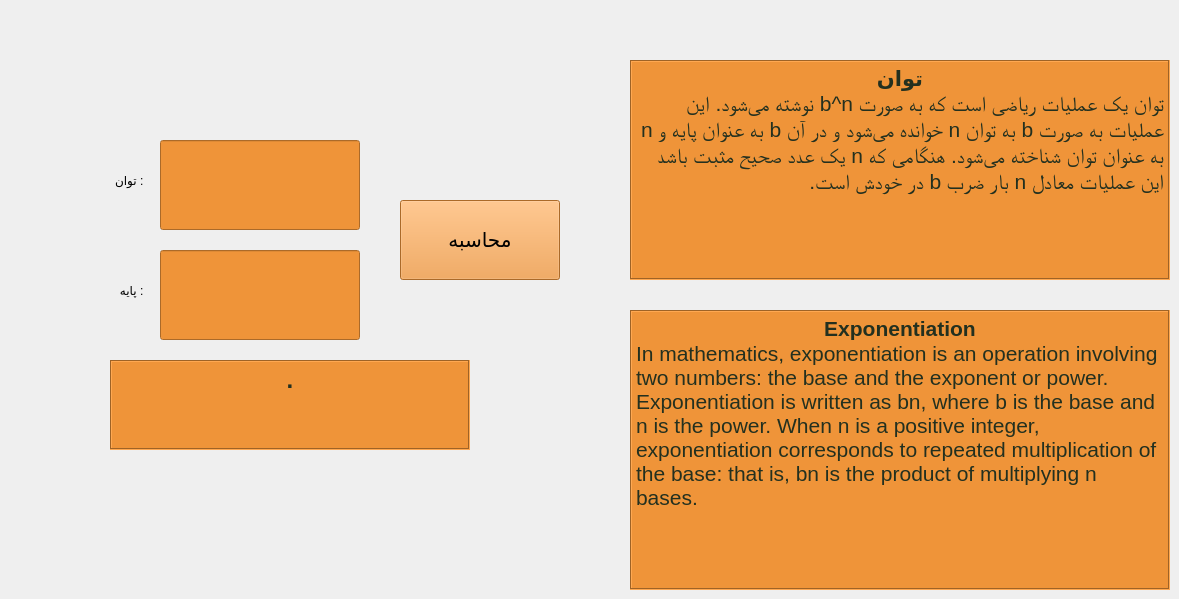
    <widget class="QWidget" name="exponentiation">
     <attribute name="title">
      <string>Exponentiation</string>
     </attribute>
     <widget class="QTextBrowser" name="exponentiation_en">
      <property name="geometry">
       <rect>
        <x>630</x>
        <y>310</y>
        <width>540</width>
        <height>280</height>
       </rect>
      </property>
      <property name="styleSheet">
       <string notr="true">background-color:#ef9439;
color:#23301f;
font: 22pt &quot;NPIParisa&quot;;

</string>
      </property>
      <property name="frameShape">
       <enum>QFrame::Box</enum>
      </property>
      <property name="html">
       <string>&lt;!DOCTYPE HTML PUBLIC &quot;-//W3C//DTD HTML 4.0//EN&quot; &quot;http://www.w3.org/TR/REC-html40/strict.dtd&quot;&gt;
&lt;html&gt;&lt;head&gt;&lt;meta name=&quot;qrichtext&quot; content=&quot;1&quot; /&gt;&lt;style type=&quot;text/css&quot;&gt;
p, li { white-space: pre-wrap; }
&lt;/style&gt;&lt;/head&gt;&lt;body style=&quot; font-family:'NPIParisa'; font-size:22pt; font-weight:400; font-style:normal;&quot;&gt;
&lt;p align=&quot;center&quot; style=&quot; margin-top:0px; margin-bottom:0px; margin-left:0px; margin-right:0px; -qt-block-indent:0; text-indent:0px;&quot;&gt;&lt;span style=&quot; font-family:'MS Shell Dlg 2'; font-size:16pt; font-weight:600;&quot;&gt;Exponentiation&lt;/span&gt;&lt;/p&gt;
&lt;p style=&quot; margin-top:0px; margin-bottom:0px; margin-left:0px; margin-right:0px; -qt-block-indent:0; text-indent:0px;&quot;&gt;&lt;span style=&quot; font-family:'MS Shell Dlg 2'; font-size:16pt; font-weight:72;&quot;&gt;In mathematics, exponentiation is an operation involving two numbers: the base and the exponent or power. Exponentiation is written as bn, where b is the base and n is the power. When n is a positive integer, exponentiation corresponds to repeated multiplication of the base: that is, bn is the product of multiplying n bases.&lt;/span&gt;&lt;/p&gt;&lt;/body&gt;&lt;/html&gt;</string>
      </property>
     </widget>
     <widget class="QTextBrowser" name="exponentiation_fa">
      <property name="geometry">
       <rect>
        <x>630</x>
        <y>60</y>
        <width>540</width>
        <height>220</height>
       </rect>
      </property>
      <property name="styleSheet">
       <string notr="true">background-color:#ef9439;
color:#23301f;
font: 75 8pt &quot;0 Titr Bold&quot;;</string>
      </property>
      <property name="frameShape">
       <enum>QFrame::Box</enum>
      </property>
      <property name="html">
       <string>&lt;!DOCTYPE HTML PUBLIC &quot;-//W3C//DTD HTML 4.0//EN&quot; &quot;http://www.w3.org/TR/REC-html40/strict.dtd&quot;&gt;
&lt;html&gt;&lt;head&gt;&lt;meta name=&quot;qrichtext&quot; content=&quot;1&quot; /&gt;&lt;style type=&quot;text/css&quot;&gt;
p, li { white-space: pre-wrap; }
&lt;/style&gt;&lt;/head&gt;&lt;body style=&quot; font-family:'0 Titr Bold'; font-size:8pt; font-weight:72; font-style:normal;&quot;&gt;
&lt;p align=&quot;center&quot; dir='rtl' style=&quot; margin-top:0px; margin-bottom:0px; margin-left:0px; margin-right:0px; -qt-block-indent:0; text-indent:0px;&quot;&gt;&lt;span style=&quot; font-family:'B Bad'; font-size:16pt; font-weight:600;&quot;&gt;توان&lt;/span&gt;&lt;/p&gt;
&lt;p align=&quot;right&quot; dir='rtl' style=&quot; margin-top:0px; margin-bottom:0px; margin-left:0px; margin-right:0px; -qt-block-indent:0; text-indent:0px;&quot;&gt;&lt;span style=&quot; font-family:'B Roya'; font-size:16pt;&quot;&gt;توان یک عملیات ریاضی است که به صورت b^n نوشته می‌شود. این عملیات به صورت b به توان n خوانده می‌شود و در آن b به عنوان پایه و n به عنوان توان شناخته می‌شود. هنگامی که n یک عدد صحیح مثبت باشد این عملیات معادل n بار ضرب b در خودش است.&lt;/span&gt;&lt;/p&gt;&lt;/body&gt;&lt;/html&gt;</string>
      </property>
     </widget>
     <widget class="QLineEdit" name="exponentiation_number">
      <property name="geometry">
       <rect>
        <x>160</x>
        <y>250</y>
        <width>200</width>
        <height>90</height>
       </rect>
      </property>
      <property name="styleSheet">
       <string notr="true">font: 20pt &quot;Bell MT&quot;;
background-color:#ef9439;
color:#23301f;
text-align: center;</string>
      </property>
      <property name="echoMode">
       <enum>QLineEdit::Normal</enum>
      </property>
     </widget>
     <widget class="QLineEdit" name="exponentiation_power">
      <property name="geometry">
       <rect>
        <x>160</x>
        <y>140</y>
        <width>200</width>
        <height>90</height>
       </rect>
      </property>
      <property name="styleSheet">
       <string notr="true">font: 20pt &quot;Bell MT&quot;;
background-color:#ef9439;
color:#23301f;
text-align: center;</string>
      </property>
      <property name="echoMode">
       <enum>QLineEdit::Normal</enum>
      </property>
     </widget>
     <widget class="QPushButton" name="exponentiation_button">
      <property name="geometry">
       <rect>
        <x>400</x>
        <y>200</y>
        <width>160</width>
        <height>80</height>
       </rect>
      </property>
      <property name="font">
       <font>
        <family>B Titr</family>
        <pointsize>15</pointsize>
        <kerning>true</kerning>
       </font>
      </property>
      <property name="cursor">
       <cursorShape>PointingHandCursor</cursorShape>
      </property>
      <property name="styleSheet">
       <string notr="true">background-color:#ef9439;</string>
      </property>
      <property name="text">
       <string>محاسبه</string>
      </property>
     </widget>
     <widget class="QLabel" name="exponentiation_label_number">
      <property name="geometry">
       <rect>
        <x>90</x>
        <y>270</y>
        <width>60</width>
        <height>40</height>
       </rect>
      </property>
      <property name="styleSheet">
       <string notr="true">font: 75 12pt &quot;B Titr&quot;;</string>
      </property>
      <property name="text">
       <string>  : پایه</string>
      </property>
     </widget>
     <widget class="QLabel" name="exponentiation_label_power">
      <property name="geometry">
       <rect>
        <x>90</x>
        <y>160</y>
        <width>60</width>
        <height>40</height>
       </rect>
      </property>
      <property name="styleSheet">
       <string notr="true">font: 75 12pt &quot;B Titr&quot;;</string>
      </property>
      <property name="text">
       <string>  : توان</string>
      </property>
     </widget>
     <widget class="QTextBrowser" name="exponentiation_out">
      <property name="geometry">
       <rect>
        <x>110</x>
        <y>360</y>
        <width>360</width>
        <height>90</height>
       </rect>
      </property>
      <property name="styleSheet">
       <string notr="true">background-color:#ef9439;
color:#23301f;
font: 20pt &quot;Bell MT&quot;;
text-align: center;</string>
      </property>
      <property name="frameShape">
       <enum>QFrame::Box</enum>
      </property>
      <property name="html">
       <string>&lt;!DOCTYPE HTML PUBLIC &quot;-//W3C//DTD HTML 4.0//EN&quot; &quot;http://www.w3.org/TR/REC-html40/strict.dtd&quot;&gt;
&lt;html&gt;&lt;head&gt;&lt;meta name=&quot;qrichtext&quot; content=&quot;1&quot; /&gt;&lt;style type=&quot;text/css&quot;&gt;
p, li { white-space: pre-wrap; }
&lt;/style&gt;&lt;/head&gt;&lt;body style=&quot; font-family:'Bell MT'; font-size:20pt; font-weight:400; font-style:normal;&quot;&gt;
&lt;p align=&quot;center&quot; style=&quot; margin-top:0px; margin-bottom:0px; margin-left:0px; margin-right:0px; -qt-block-indent:0; text-indent:0px;&quot;&gt;&lt;span style=&quot; font-family:'B Roya'; font-size:18pt; font-weight:600;&quot;&gt;.&lt;/span&gt;&lt;/p&gt;&lt;/body&gt;&lt;/html&gt;</string>
      </property>
     </widget>
    </widget>
